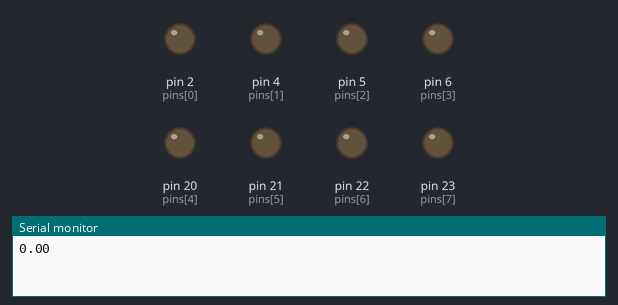
Simulated run of this sketch. Board: Arduino Mega 2560, built with avr-gcc and run on an emulated ATmega2560. Shown: output pins drawn as LEDs (lit = HIGH), the last lines printed to the serial monitor.

Above: at 2.05 s.
At 4.0 s:
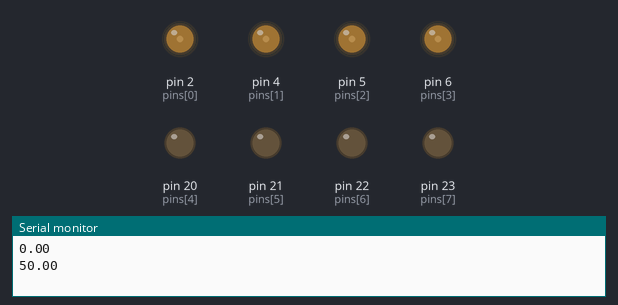
At 4.95 s:
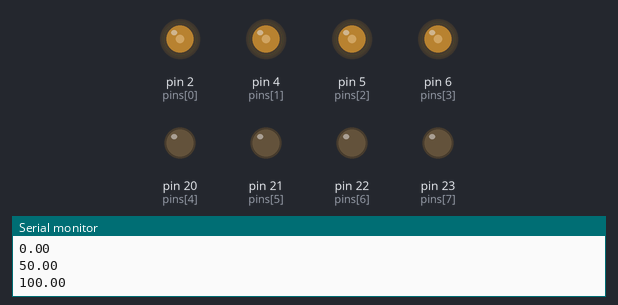
At 5.95 s:
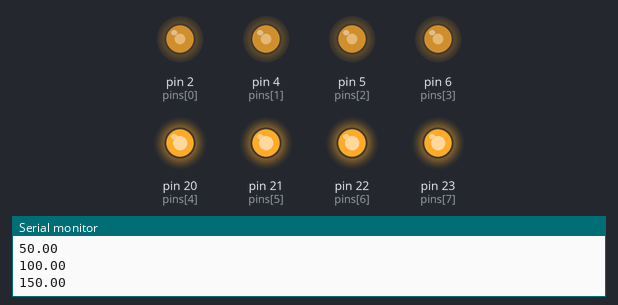
Timing chart, 0 to 7.2 s (numbered marks = the images above):
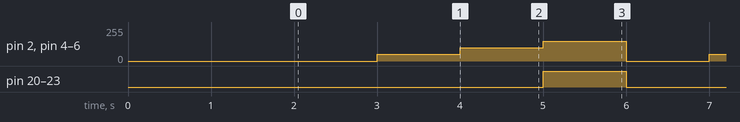

Measured:
- by itself, pin 20 (pins[4]), pin 21 (pins[5]), pin 22 (pins[6]), pin 23 (pins[7]): alternates HIGH for 1.0 s and LOW for 3.0 s
- by itself, pin 2 (pins[0]), pin 4 (pins[1]), pin 5 (pins[2]), pin 6 (pins[3]): repeats every 4.0 s: 100/255 1.0 s, 150/255 1.0 s, 0/255 1.0 s, 50/255 1.0 s

The sketch:

ERM_step_test.ino
```cpp
 const int nbPins = 8;
int pins[nbPins] = {2,/*3, */4, 5, 6, 20, 21, 22, 23};
float value = 0;

void setup()
{
  for (int i = 0 ; i < nbPins ; i++) pinMode(pins[i], OUTPUT);
  Serial.begin(9600);
  delay(2000); // sanity delay
}

void loop()
{
  for (int intensity = 0 ; intensity < 4 ; intensity++)
  {
    value = intensity*50;
    Serial.println(value);
  for (int index = 0 ; index < nbPins ; index++)
  {
    analogWrite(pins[index], value);
  }
    delay(1000);
  }
}
```
